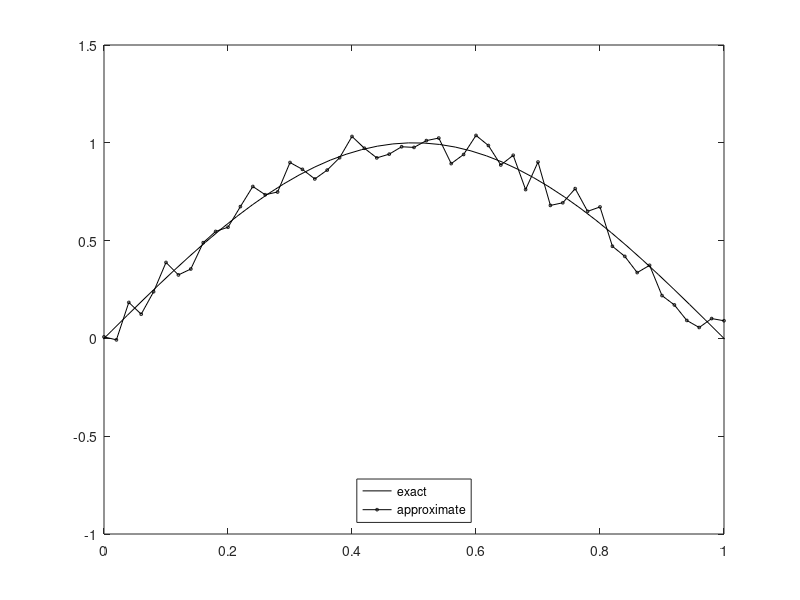
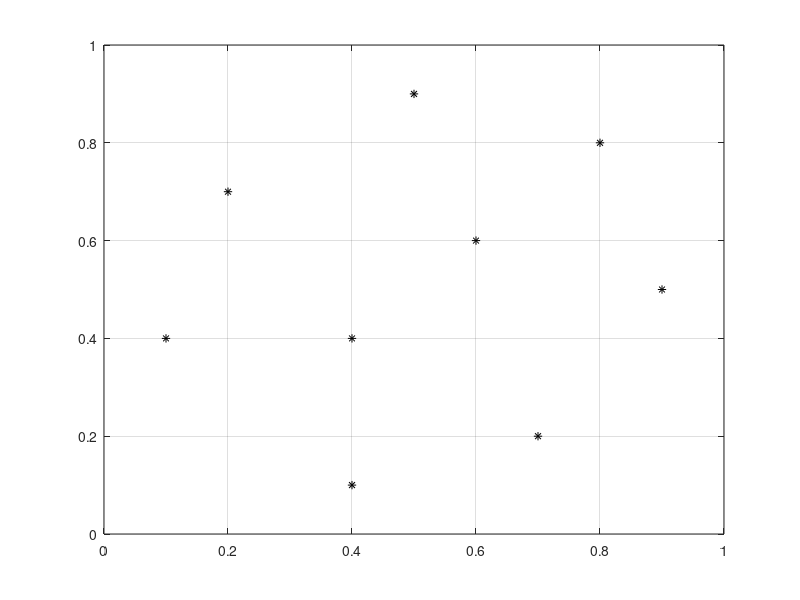

Source code (MATLAB) for these figures, in order: (Note: this script raises an error after producing the figures.)
clear
clc

f = @(x) sin(pi * x);
x = [0:1/50:1];
figure
hold on
set(ezplot(f), 'color', 'black')
plot(x, f(x)+(0.5-rand(1, 51))/5, 'black-o', 'MarkerSize', 2);
legend('exact', 'approximate', 'Location','south');
xlim([0, 1]); ylim auto;
title(''); xlabel(''); ylabel(''); box on;
%xticks([0:0.1:1]);

figure
box on
xb = [0.1, 0.2, 0.4, 0.4, 0.5, 0.6, 0.7, 0.8, 0.9];
yb = [0.4, 0.7, 0.1, 0.4, 0.9, 0.6, 0.2, 0.8, 0.5];
plot(xb, yb, 'black*')
xlim([0, 1]);
ylim([0, 1]);
grid on
ax = gca;
ax.GridLineStyle = '--';
ax.GridColor = 'black';
ax.LineWidth = 1;
